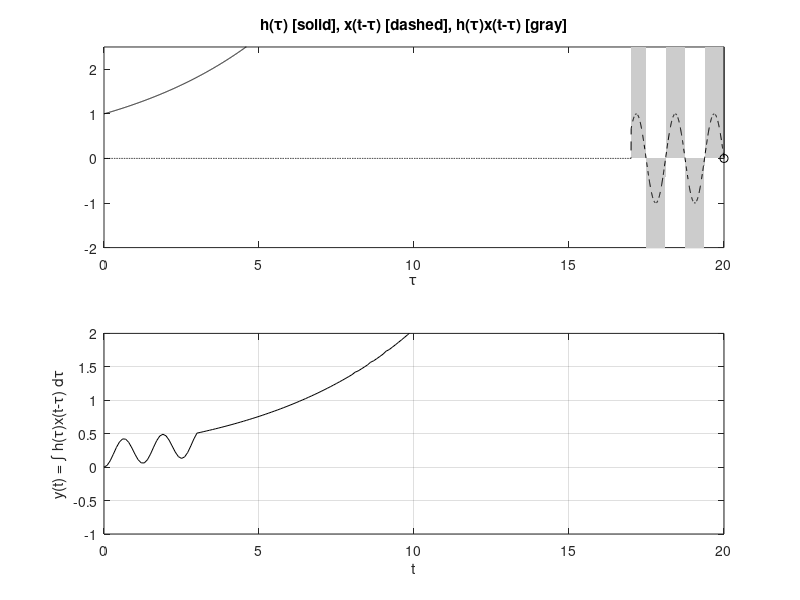

This chart was generated by the following MATLAB code:
u = @(t) 1.0*(t>=0);
%In order to truncate the function we multiply the function by a unit step
%subtacted by a 20 unit delayed unit step
h = @(t) exp(t/5).*(u(t)-u(t-20)); %h1(t)
x = @(t) (u(t)-u(t-3)).*sin(5*t);

dtau = 0.005; tau = 0:dtau:20; %Modified
ti = 0; tvec = 0:.1:20;%Modified

y = NaN*zeros(1,length(tvec));  % Pre-allocate memory

for t = tvec
    ti = ti+1;  % Time index
    xh = x(t-tau).*h(tau); 
    lxh = length(xh);
    y(ti) = sum(xh.*dtau);  % Trapezoidal approximation of convolution integral
    
    subplot(2,1,1), plot(tau,h(tau),'k-',tau,x(t-tau),'k--',t,0,'ok');
    axis([tau(1) tau(end) -2.0 2.5]);
    
    patch([tau(1:end-1);tau(1:end-1);tau(2:end);tau(2:end)], ...
        [zeros(1,lxh-1);xh(1:end-1);xh(2:end);zeros(1,lxh-1)], ...
        [.8 .8 .8],'edgecolor','none');
    
    xlabel('\tau'); 
    title('h(\tau) [solid], x(t-\tau) [dashed], h(\tau)x(t-\tau) [gray]');
    
    c = get(gca,'children'); 
    set(gca,'children',[c(2);c(3);c(4);c(1)]);
    
    subplot(2,1,2), plot(tvec,y,'k',tvec(ti),y(ti),'ok');
    xlabel('t'); 
    ylabel('y(t) = \int h(\tau)x(t-\tau) d\tau');
    axis([tau(1) tau(end) -1.0 2.0]); 
    grid;
    drawnow;
end
